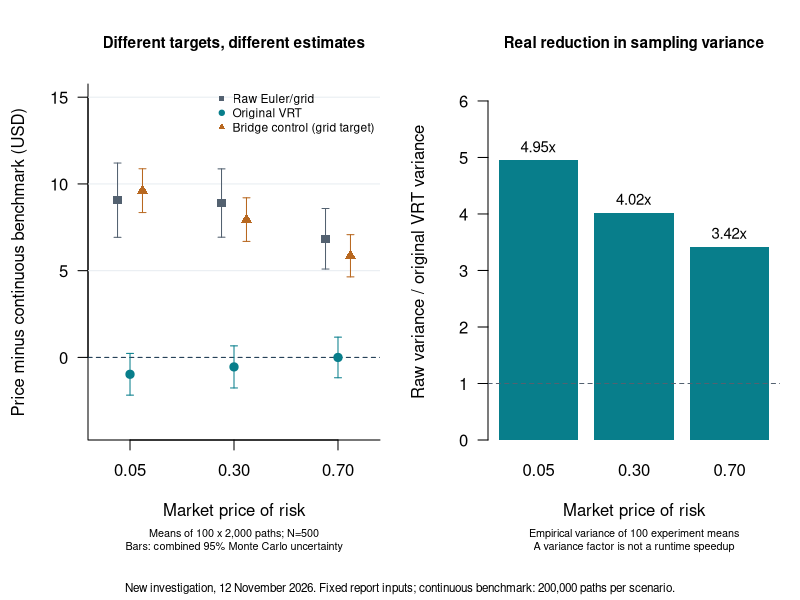
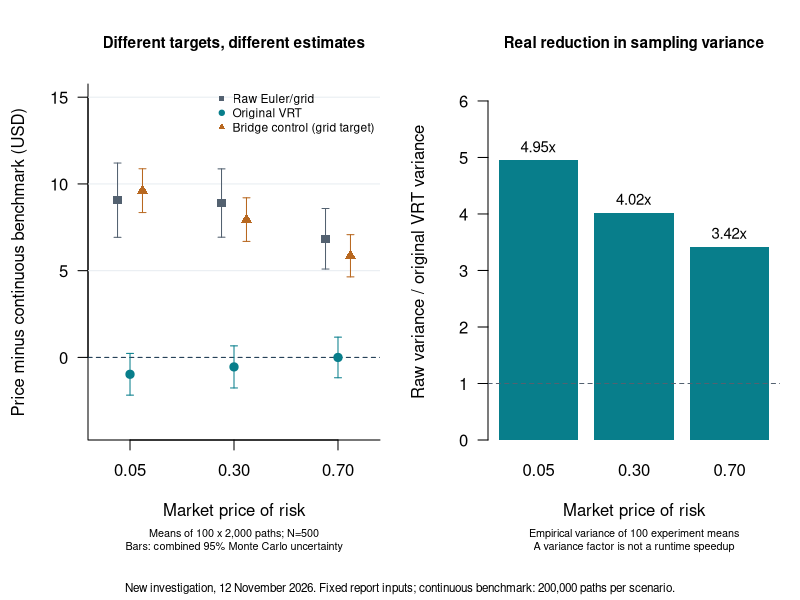

Here is the R script that generated these plots, in order:
# New investigation results only; keep separate from the report-based figures.
x <- read.csv("results/generated/investigation-2026-11-12/summary.csv")
x <- x[x$N==500,]
y <- read.csv("results/generated/continuous-benchmark-2026-11-12/summary.csv")
for(format in c("png","svg")) {
  file <- paste0("assets/figures/estimator_investigation.",format)
  if(format=="png") png(file,width=1600,height=900,res=160)
  else svg(file,width=10,height=5.625)
  par(mfrow=c(1,2),mar=c(6.8,4.4,4.2,1),oma=c(1.2,0,0,0),las=1)
  colors <- c("#536170","#087E8B","#B86820","#18354D")
  # Differences relative to the independently estimated continuous benchmark.
  # Intervals combine MC uncertainty from separate seed ranges, not model uncertainty.
  position <- 1:3
  series <- c("raw","original_vrt","bridge_crossfit")
  errors <- c("raw_mean_se","original_mean_se","crossfit_mean_se")
  plot(0,0,type="n",xlim=c(.7,3.3),ylim=c(-4,15),xaxt="n",bty="l",
    xlab="Market price of risk",ylab="Price minus continuous benchmark (USD)",
    main="Different targets, different estimates",cex.main=.92)
  axis(1,at=position,labels=sprintf("%.2f",x$lambda))
  abline(h=0,lty=2,col=colors[4]);abline(h=c(5,10,15),col="#E8EDF1")
  for(i in 1:3) {
    value <- x[[series[i]]]-y$continuous_pjd
    se <- sqrt(x[[errors[i]]]^2+y$se^2)
    pos <- position+(i-2)*.12
    arrows(pos,value-1.96*se,pos,value+1.96*se,angle=90,code=3,length=.035,col=colors[i])
    points(pos,value,pch=c(15,19,17)[i],col=colors[i],cex=1.1)
  }
  legend("topright",c("Raw Euler/grid","Original VRT","Bridge control (grid target)"),
    pch=c(15,19,17),col=colors[1:3],bty="n",cex=.72)
  mtext("Means of 100 x 2,000 paths; N=500\nBars: combined 95% Monte Carlo uncertainty",side=1,line=4.7,cex=.65)
  bars <- barplot(x$variance_reduction_factor,names.arg=sprintf("%.2f",x$lambda),
    col=colors[2],border=NA,ylim=c(0,6.3),xlab="Market price of risk",
    ylab="Raw variance / original VRT variance",main="Real reduction in sampling variance",cex.main=.92)
  text(bars,x$variance_reduction_factor+.25,sprintf("%.2fx",x$variance_reduction_factor),cex=.9)
  abline(h=1,lty=2,col=colors[1])
  mtext("Empirical variance of 100 experiment means\nA variance factor is not a runtime speedup",side=1,line=4.7,cex=.65)
  mtext("New investigation, 12 November 2026. Fixed report inputs; continuous benchmark: 200,000 paths per scenario.",
    outer=TRUE,side=1,line=0,cex=.7)
  dev.off()
}
